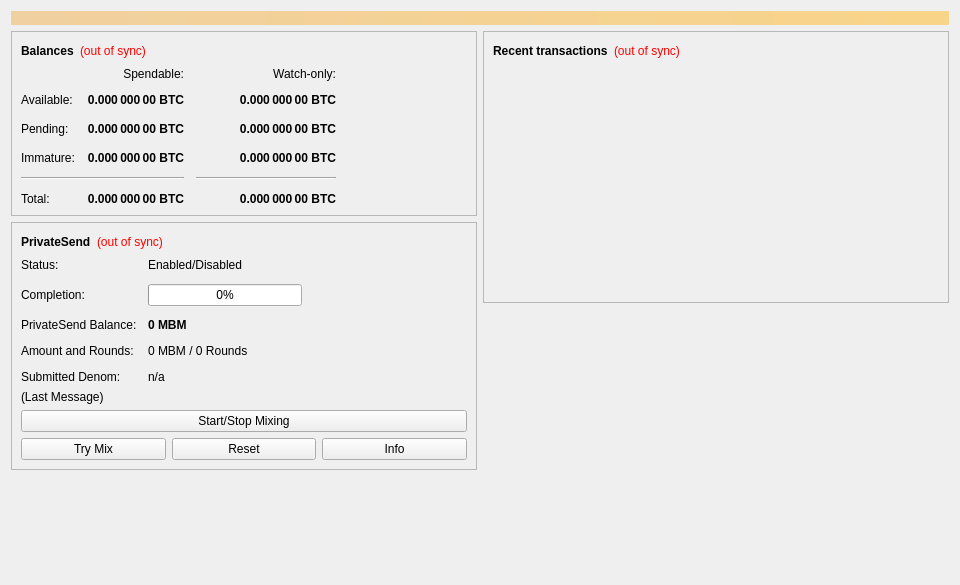
<?xml version="1.0" encoding="UTF-8"?>
<ui version="4.0">
 <class>OverviewPage</class>
 <widget class="QWidget" name="OverviewPage">
  <property name="geometry">
   <rect>
    <x>0</x>
    <y>0</y>
    <width>960</width>
    <height>585</height>
   </rect>
  </property>
  <property name="minimumSize">
   <size>
    <width>960</width>
    <height>0</height>
   </size>
  </property>
  <property name="windowTitle">
   <string>Form</string>
  </property>
  <layout class="QVBoxLayout" name="topLayout">
   <item>
    <widget class="QLabel" name="labelAlerts">
     <property name="visible">
      <bool>false</bool>
     </property>
     <property name="styleSheet">
      <string notr="true">QLabel { background-color: qlineargradient(x1: 0, y1: 0, x2: 1, y2: 0, stop:0 #F0D0A0, stop:1 #F8D488); color:#000000; }</string>
     </property>
     <property name="wordWrap">
      <bool>true</bool>
     </property>
     <property name="margin">
      <number>3</number>
     </property>
     <property name="textInteractionFlags">
      <set>Qt::TextSelectableByMouse</set>
     </property>
    </widget>
   </item>
   <item>
    <layout class="QHBoxLayout" name="horizontalLayout" stretch="1,1">
     <item>
      <layout class="QVBoxLayout" name="verticalLayout_2">
       <item>
        <widget class="QFrame" name="frame">
         <property name="frameShape">
          <enum>QFrame::StyledPanel</enum>
         </property>
         <property name="frameShadow">
          <enum>QFrame::Raised</enum>
         </property>
         <layout class="QVBoxLayout" name="verticalLayout_4">
          <item>
           <layout class="QHBoxLayout" name="horizontalLayout_4">
            <item>
             <widget class="QLabel" name="label_5">
              <property name="font">
               <font>
                <weight>75</weight>
                <bold>true</bold>
               </font>
              </property>
              <property name="text">
               <string>Balances</string>
              </property>
             </widget>
            </item>
            <item>
             <widget class="QLabel" name="labelWalletStatus">
              <property name="toolTip">
               <string>The displayed information may be out of date. Your wallet automatically synchronizes with the Multi Bit Master network after a connection is established, but this process has not completed yet.</string>
              </property>
              <property name="styleSheet">
               <string notr="true">QLabel { color: red; }</string>
              </property>
              <property name="text">
               <string notr="true">(out of sync)</string>
              </property>
              <property name="alignment">
               <set>Qt::AlignLeading|Qt::AlignLeft|Qt::AlignVCenter</set>
              </property>
             </widget>
            </item>
            <item>
             <spacer name="horizontalSpacer_3">
              <property name="orientation">
               <enum>Qt::Horizontal</enum>
              </property>
              <property name="sizeHint" stdset="0">
               <size>
                <width>40</width>
                <height>20</height>
               </size>
              </property>
             </spacer>
            </item>
           </layout>
          </item>
          <item>
           <layout class="QGridLayout" name="gridLayout">
            <property name="spacing">
             <number>12</number>
            </property>
            <item row="2" column="2">
             <widget class="QLabel" name="labelWatchPending">
              <property name="font">
               <font>
                <weight>75</weight>
                <bold>true</bold>
               </font>
              </property>
              <property name="cursor">
               <cursorShape>IBeamCursor</cursorShape>
              </property>
              <property name="toolTip">
               <string>Unconfirmed transactions to watch-only addresses</string>
              </property>
              <property name="text">
               <string notr="true">0.000 000 00 BTC</string>
              </property>
              <property name="alignment">
               <set>Qt::AlignRight|Qt::AlignTrailing|Qt::AlignVCenter</set>
              </property>
              <property name="textInteractionFlags">
               <set>Qt::LinksAccessibleByMouse|Qt::TextSelectableByKeyboard|Qt::TextSelectableByMouse</set>
              </property>
             </widget>
            </item>
            <item row="2" column="1">
             <widget class="QLabel" name="labelUnconfirmed">
              <property name="font">
               <font>
                <weight>75</weight>
                <bold>true</bold>
               </font>
              </property>
              <property name="cursor">
               <cursorShape>IBeamCursor</cursorShape>
              </property>
              <property name="toolTip">
               <string>Total of transactions that have yet to be confirmed, and do not yet count toward the spendable balance</string>
              </property>
              <property name="text">
               <string notr="true">0.000 000 00 BTC</string>
              </property>
              <property name="alignment">
               <set>Qt::AlignRight|Qt::AlignTrailing|Qt::AlignVCenter</set>
              </property>
              <property name="textInteractionFlags">
               <set>Qt::LinksAccessibleByMouse|Qt::TextSelectableByKeyboard|Qt::TextSelectableByMouse</set>
              </property>
             </widget>
            </item>
            <item row="3" column="2">
             <widget class="QLabel" name="labelWatchImmature">
              <property name="font">
               <font>
                <weight>75</weight>
                <bold>true</bold>
               </font>
              </property>
              <property name="cursor">
               <cursorShape>IBeamCursor</cursorShape>
              </property>
              <property name="toolTip">
               <string>Mined balance in watch-only addresses that has not yet matured</string>
              </property>
              <property name="text">
               <string notr="true">0.000 000 00 BTC</string>
              </property>
              <property name="alignment">
               <set>Qt::AlignRight|Qt::AlignTrailing|Qt::AlignVCenter</set>
              </property>
              <property name="textInteractionFlags">
               <set>Qt::LinksAccessibleByMouse|Qt::TextSelectableByKeyboard|Qt::TextSelectableByMouse</set>
              </property>
             </widget>
            </item>
            <item row="4" column="0" colspan="2">
             <widget class="Line" name="lineSpendableBalance">
              <property name="orientation">
               <enum>Qt::Horizontal</enum>
              </property>
             </widget>
            </item>
            <item row="4" column="2">
             <widget class="Line" name="lineWatchBalance">
              <property name="sizePolicy">
               <sizepolicy hsizetype="Preferred" vsizetype="Fixed">
                <horstretch>0</horstretch>
                <verstretch>0</verstretch>
               </sizepolicy>
              </property>
              <property name="minimumSize">
               <size>
                <width>140</width>
                <height>0</height>
               </size>
              </property>
              <property name="orientation">
               <enum>Qt::Horizontal</enum>
              </property>
             </widget>
            </item>
            <item row="5" column="0">
             <widget class="QLabel" name="labelTotalText">
              <property name="text">
               <string>Total:</string>
              </property>
             </widget>
            </item>
            <item row="3" column="1">
             <widget class="QLabel" name="labelImmature">
              <property name="font">
               <font>
                <weight>75</weight>
                <bold>true</bold>
               </font>
              </property>
              <property name="cursor">
               <cursorShape>IBeamCursor</cursorShape>
              </property>
              <property name="toolTip">
               <string>Mined balance that has not yet matured</string>
              </property>
              <property name="text">
               <string notr="true">0.000 000 00 BTC</string>
              </property>
              <property name="alignment">
               <set>Qt::AlignRight|Qt::AlignTrailing|Qt::AlignVCenter</set>
              </property>
              <property name="textInteractionFlags">
               <set>Qt::LinksAccessibleByMouse|Qt::TextSelectableByKeyboard|Qt::TextSelectableByMouse</set>
              </property>
             </widget>
            </item>
            <item row="2" column="3">
             <spacer name="horizontalSpacer_2">
              <property name="orientation">
               <enum>Qt::Horizontal</enum>
              </property>
              <property name="sizeHint" stdset="0">
               <size>
                <width>40</width>
                <height>20</height>
               </size>
              </property>
             </spacer>
            </item>
            <item row="3" column="0">
             <widget class="QLabel" name="labelImmatureText">
              <property name="text">
               <string>Immature:</string>
              </property>
             </widget>
            </item>
            <item row="5" column="1">
             <widget class="QLabel" name="labelTotal">
              <property name="font">
               <font>
                <weight>75</weight>
                <bold>true</bold>
               </font>
              </property>
              <property name="cursor">
               <cursorShape>IBeamCursor</cursorShape>
              </property>
              <property name="toolTip">
               <string>Your current total balance</string>
              </property>
              <property name="text">
               <string notr="true">0.000 000 00 BTC</string>
              </property>
              <property name="alignment">
               <set>Qt::AlignRight|Qt::AlignTrailing|Qt::AlignVCenter</set>
              </property>
              <property name="textInteractionFlags">
               <set>Qt::LinksAccessibleByMouse|Qt::TextSelectableByKeyboard|Qt::TextSelectableByMouse</set>
              </property>
             </widget>
            </item>
            <item row="5" column="2">
             <widget class="QLabel" name="labelWatchTotal">
              <property name="font">
               <font>
                <weight>75</weight>
                <bold>true</bold>
               </font>
              </property>
              <property name="cursor">
               <cursorShape>IBeamCursor</cursorShape>
              </property>
              <property name="toolTip">
               <string>Current total balance in watch-only addresses</string>
              </property>
              <property name="text">
               <string notr="true">0.000 000 00 BTC</string>
              </property>
              <property name="alignment">
               <set>Qt::AlignRight|Qt::AlignTrailing|Qt::AlignVCenter</set>
              </property>
              <property name="textInteractionFlags">
               <set>Qt::LinksAccessibleByMouse|Qt::TextSelectableByKeyboard|Qt::TextSelectableByMouse</set>
              </property>
             </widget>
            </item>
            <item row="0" column="2">
             <widget class="QLabel" name="labelWatchonly">
              <property name="text">
               <string>Watch-only:</string>
              </property>
              <property name="alignment">
               <set>Qt::AlignRight|Qt::AlignTrailing|Qt::AlignVCenter</set>
              </property>
             </widget>
            </item>
            <item row="1" column="0">
             <widget class="QLabel" name="labelBalanceText">
              <property name="text">
               <string>Available:</string>
              </property>
             </widget>
            </item>
            <item row="1" column="1">
             <widget class="QLabel" name="labelBalance">
              <property name="font">
               <font>
                <weight>75</weight>
                <bold>true</bold>
               </font>
              </property>
              <property name="cursor">
               <cursorShape>IBeamCursor</cursorShape>
              </property>
              <property name="toolTip">
               <string>Your current spendable balance</string>
              </property>
              <property name="text">
               <string notr="true">0.000 000 00 BTC</string>
              </property>
              <property name="alignment">
               <set>Qt::AlignRight|Qt::AlignTrailing|Qt::AlignVCenter</set>
              </property>
              <property name="textInteractionFlags">
               <set>Qt::LinksAccessibleByMouse|Qt::TextSelectableByKeyboard|Qt::TextSelectableByMouse</set>
              </property>
             </widget>
            </item>
            <item row="1" column="2">
             <widget class="QLabel" name="labelWatchAvailable">
              <property name="font">
               <font>
                <weight>75</weight>
                <bold>true</bold>
               </font>
              </property>
              <property name="cursor">
               <cursorShape>IBeamCursor</cursorShape>
              </property>
              <property name="toolTip">
               <string>Your current balance in watch-only addresses</string>
              </property>
              <property name="text">
               <string notr="true">0.000 000 00 BTC</string>
              </property>
              <property name="alignment">
               <set>Qt::AlignRight|Qt::AlignTrailing|Qt::AlignVCenter</set>
              </property>
              <property name="textInteractionFlags">
               <set>Qt::LinksAccessibleByMouse|Qt::TextSelectableByKeyboard|Qt::TextSelectableByMouse</set>
              </property>
             </widget>
            </item>
            <item row="2" column="0">
             <widget class="QLabel" name="labelPendingText">
              <property name="text">
               <string>Pending:</string>
              </property>
             </widget>
            </item>
            <item row="0" column="1">
             <widget class="QLabel" name="labelSpendable">
              <property name="text">
               <string>Spendable:</string>
              </property>
              <property name="alignment">
               <set>Qt::AlignRight|Qt::AlignTrailing|Qt::AlignVCenter</set>
              </property>
             </widget>
            </item>
           </layout>
          </item>
         </layout>
        </widget>
       </item>
       <item>
        <widget class="QFrame" name="framePrivateSend">
         <property name="layoutDirection">
          <enum>Qt::LeftToRight</enum>
         </property>
         <property name="frameShape">
          <enum>QFrame::StyledPanel</enum>
         </property>
         <property name="frameShadow">
          <enum>QFrame::Raised</enum>
         </property>
         <layout class="QVBoxLayout" name="VerticalLayout_PS1">
          <item>
           <layout class="QHBoxLayout" name="horizontalLayout_5">
            <item>
             <widget class="QLabel" name="labelPrivateSendHeader">
              <property name="font">
               <font>
                <weight>75</weight>
                <bold>true</bold>
               </font>
              </property>
              <property name="text">
               <string>PrivateSend</string>
              </property>
             </widget>
            </item>
            <item>
             <widget class="QLabel" name="labelPrivateSendSyncStatus">
              <property name="toolTip">
               <string>The displayed information may be out of date. Your wallet automatically synchronizes with the Multi Bit Master network after a connection is established, but this process has not completed yet.</string>
              </property>
              <property name="styleSheet">
               <string notr="true">QLabel { color: red; }</string>
              </property>
              <property name="text">
               <string notr="true">(out of sync)</string>
              </property>
              <property name="alignment">
               <set>Qt::AlignLeading|Qt::AlignLeft|Qt::AlignVCenter</set>
              </property>
             </widget>
            </item>
            <item>
             <spacer name="horizontalSpacer_4">
              <property name="orientation">
               <enum>Qt::Horizontal</enum>
              </property>
              <property name="sizeHint" stdset="0">
               <size>
                <width>40</width>
                <height>20</height>
               </size>
              </property>
             </spacer>
            </item>
           </layout>
          </item>
          <item>
           <layout class="QFormLayout" name="privateSendFormLayout">
            <property name="fieldGrowthPolicy">
             <enum>QFormLayout::AllNonFixedFieldsGrow</enum>
            </property>
            <property name="horizontalSpacing">
             <number>11</number>
            </property>
            <property name="verticalSpacing">
             <number>12</number>
            </property>
            <item row="0" column="0">
             <widget class="QLabel" name="labelPrivateSendEnabledText">
              <property name="text">
               <string>Status:</string>
              </property>
             </widget>
            </item>
            <item row="0" column="1">
             <widget class="QLabel" name="labelPrivateSendEnabled">
              <property name="text">
               <string>Enabled/Disabled</string>
              </property>
             </widget>
            </item>
            <item row="1" column="0">
             <widget class="QLabel" name="labelCompletitionText">
              <property name="text">
               <string>Completion:</string>
              </property>
             </widget>
            </item>
            <item row="1" column="1">
             <widget class="QProgressBar" name="privateSendProgress">
              <property name="maximumSize">
               <size>
                <width>154</width>
                <height>16777215</height>
               </size>
              </property>
              <property name="value">
               <number>0</number>
              </property>
             </widget>
            </item>
            <item row="2" column="0">
             <widget class="QLabel" name="labelAnonymizedText">
              <property name="text">
               <string>PrivateSend Balance:</string>
              </property>
             </widget>
            </item>
            <item row="2" column="1">
             <widget class="QLabel" name="labelAnonymized">
              <property name="font">
               <font>
                <weight>75</weight>
                <bold>true</bold>
               </font>
              </property>
              <property name="text">
               <string notr="true">0 MBM</string>
              </property>
             </widget>
            </item>
            <item row="3" column="0">
             <widget class="QLabel" name="labelAmountAndRoundsText">
              <property name="text">
               <string>Amount and Rounds:</string>
              </property>
             </widget>
            </item>
            <item row="3" column="1">
             <widget class="QLabel" name="labelAmountRounds">
              <property name="text">
               <string>0 MBM / 0 Rounds</string>
              </property>
             </widget>
            </item>
            <item row="4" column="0">
             <widget class="QLabel" name="labelSubmittedDenomText">
              <property name="text">
               <string>Submitted Denom:</string>
              </property>
             </widget>
            </item>
            <item row="4" column="1">
             <widget class="QLabel" name="labelSubmittedDenom">
              <property name="toolTip">
               <string>The denominations you submitted to the Masternode.&lt;br&gt;To mix, other users must submit the exact same denominations.</string>
              </property>
              <property name="text">
               <string>n/a</string>
              </property>
             </widget>
            </item>
           </layout>
          </item>
          <item>
           <layout class="QVBoxLayout" name="VerticalLayout_PS">
            <item>
             <widget class="QLabel" name="labelPrivateSendLastMessage">
              <property name="text">
               <string>(Last Message)</string>
              </property>
              <property name="alignment">
               <set>Qt::AlignLeading|Qt::AlignLeft|Qt::AlignTop</set>
              </property>
              <property name="wordWrap">
               <bool>true</bool>
              </property>
             </widget>
            </item>
            <item>
             <widget class="QPushButton" name="togglePrivateSend">
              <property name="sizePolicy">
               <sizepolicy hsizetype="MinimumExpanding" vsizetype="Fixed">
                <horstretch>0</horstretch>
                <verstretch>0</verstretch>
               </sizepolicy>
              </property>
              <property name="text">
               <string>Start/Stop Mixing</string>
              </property>
             </widget>
            </item>
            <item>
             <layout class="QHBoxLayout" name="horizontalLayout_debugbuttons">
              <item>
               <widget class="QPushButton" name="privateSendAuto">
                <property name="sizePolicy">
                 <sizepolicy hsizetype="MinimumExpanding" vsizetype="Fixed">
                  <horstretch>0</horstretch>
                  <verstretch>0</verstretch>
                 </sizepolicy>
                </property>
                <property name="toolTip">
                 <string>Try to manually submit a PrivateSend request.</string>
                </property>
                <property name="text">
                 <string>Try Mix</string>
                </property>
               </widget>
              </item>
              <item>
               <widget class="QPushButton" name="privateSendReset">
                <property name="sizePolicy">
                 <sizepolicy hsizetype="MinimumExpanding" vsizetype="Fixed">
                  <horstretch>0</horstretch>
                  <verstretch>0</verstretch>
                 </sizepolicy>
                </property>
                <property name="toolTip">
                 <string>Reset the current status of PrivateSend (can interrupt PrivateSend if it's in the process of Mixing, which can cost you money!)</string>
                </property>
                <property name="autoFillBackground">
                 <bool>false</bool>
                </property>
                <property name="text">
                 <string>Reset</string>
                </property>
               </widget>
              </item>
              <item>
               <widget class="QPushButton" name="privateSendInfo">
                <property name="sizePolicy">
                 <sizepolicy hsizetype="MinimumExpanding" vsizetype="Fixed">
                  <horstretch>0</horstretch>
                  <verstretch>0</verstretch>
                 </sizepolicy>
                </property>
                <property name="toolTip">
                 <string>Information about PrivateSend and Mixing</string>
                </property>
                <property name="text">
                 <string>Info</string>
                </property>
               </widget>
              </item>
             </layout>
            </item>
           </layout>
          </item>
         </layout>
        </widget>
       </item>
       <item>
        <spacer name="verticalSpacer">
         <property name="orientation">
          <enum>Qt::Vertical</enum>
         </property>
         <property name="sizeHint" stdset="0">
          <size>
           <width>20</width>
           <height>40</height>
          </size>
         </property>
        </spacer>
       </item>
      </layout>
     </item>
     <item>
      <layout class="QVBoxLayout" name="verticalLayout_3">
       <item>
        <widget class="QFrame" name="frame_2">
         <property name="frameShape">
          <enum>QFrame::StyledPanel</enum>
         </property>
         <property name="frameShadow">
          <enum>QFrame::Raised</enum>
         </property>
         <layout class="QVBoxLayout" name="verticalLayout">
          <item>
           <layout class="QHBoxLayout" name="horizontalLayout_2">
            <item>
             <widget class="QLabel" name="label_4">
              <property name="font">
               <font>
                <weight>75</weight>
                <bold>true</bold>
               </font>
              </property>
              <property name="text">
               <string>Recent transactions</string>
              </property>
             </widget>
            </item>
            <item>
             <widget class="QLabel" name="labelTransactionsStatus">
              <property name="toolTip">
               <string>The displayed information may be out of date. Your wallet automatically synchronizes with the Multi Bit Master network after a connection is established, but this process has not completed yet.</string>
              </property>
              <property name="styleSheet">
               <string notr="true">QLabel { color: red; }</string>
              </property>
              <property name="text">
               <string notr="true">(out of sync)</string>
              </property>
              <property name="alignment">
               <set>Qt::AlignLeading|Qt::AlignLeft|Qt::AlignVCenter</set>
              </property>
             </widget>
            </item>
            <item>
             <spacer name="horizontalSpacer">
              <property name="orientation">
               <enum>Qt::Horizontal</enum>
              </property>
              <property name="sizeHint" stdset="0">
               <size>
                <width>40</width>
                <height>20</height>
               </size>
              </property>
             </spacer>
            </item>
           </layout>
          </item>
          <item>
           <widget class="QListView" name="listTransactions">
            <property name="styleSheet">
             <string notr="true">QListView { background: transparent; }</string>
            </property>
            <property name="frameShape">
             <enum>QFrame::NoFrame</enum>
            </property>
            <property name="verticalScrollBarPolicy">
             <enum>Qt::ScrollBarAlwaysOff</enum>
            </property>
            <property name="horizontalScrollBarPolicy">
             <enum>Qt::ScrollBarAlwaysOff</enum>
            </property>
            <property name="selectionMode">
             <enum>QAbstractItemView::NoSelection</enum>
            </property>
           </widget>
          </item>
         </layout>
        </widget>
       </item>
       <item>
        <spacer name="verticalSpacer_2">
         <property name="orientation">
          <enum>Qt::Vertical</enum>
         </property>
         <property name="sizeHint" stdset="0">
          <size>
           <width>20</width>
           <height>40</height>
          </size>
         </property>
        </spacer>
       </item>
      </layout>
     </item>
    </layout>
   </item>
  </layout>
 </widget>
 <resources/>
 <connections/>
</ui>
